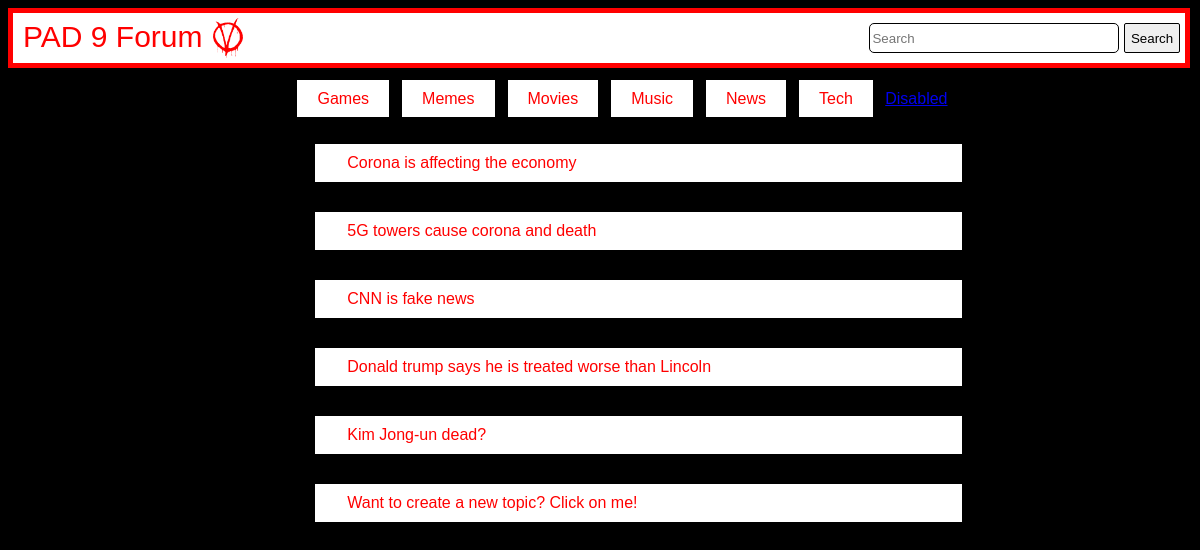
The app's page /Forum/board.php?id=2 with its own data.
### tables this page shows
CREATE TABLE categories (
cat_id      	INT(8) NOT NULL AUTO_INCREMENT,
cat_name    	VARCHAR(177) NOT NULL,
cat_description 	VARCHAR(177) NOT NULL,
UNIQUE INDEX cat_name_unique (cat_name),
PRIMARY KEY (cat_id)
);

CREATE TABLE topics (
topic_id    	INT(8) NOT NULL AUTO_INCREMENT,
topic_subject   	VARCHAR(255) NOT NULL,
topic_date  	DATETIME NOT NULL,
topic_cat   	INT(8) NOT NULL,
topic_by    	INT(8) NOT NULL,
PRIMARY KEY (topic_id)
);

### Forum/board.php (the view, shortened to what this page needs)
<?php include 'connection.php' ?>
<!DOCTYPE html>
<html>
<head>
  <link rel="stylesheet" href="css/bootstrap.css" type="text/css">
</head>
<body>
  <div id="container">
    <div id="header">
      <div id="headernav">
        <a class="home" href="index.php">PAD 9 Forum</a>
      </div>
      <img src="image/Vlogo.png" style="width: 30px; height: 40px; padding-left: 10px; padding-top: 5px;">
      <div id="search">
        <form class="search">
          <input class="searchbar" type="search" placeholder="Search" aria-label="Search">
          <button class="searchbutton" type="submit">Search</button>
        </form>
      </div>
    </div>
    <div id="navbar">
      <ul>
        <?php
        $sql = "SELECT cat_id, cat_name FROM categories";
        $result = $conn->query($sql);
        if ($result->num_rows > 0) {
          while ($row = $result->fetch_assoc()) {
            echo '<li><a class="nav-item nav-link cat" href="board.php?id=' . $row["cat_id"] . '">' . $row["cat_name"] . '</a></li>';
          }
        } else {
          echo "0 results";
        }
        ?>
        <a class="disabled" href="#" tabindex="-1" aria-disabled="true">Disabled</a>
      </ul>
    </div>
    <div id="content">
        <div id="topic_nav">
            <ul>
            <?php
            $id = $_GET["id"];
            $sqli = "SELECT topic_id, topic_cat, topic_subject FROM topics WHERE topics.topic_cat = " . $id;
            $topic = $conn->query($sqli);
            if ($topic->num_rows > 0) {
              while ($thread = $topic->fetch_assoc()) {
                echo '<li><a href="topic.php?id=' . $thread["topic_id"] . '">' . $thread["topic_subject"] . '</a></li>';
              }
            } else {
              echo '<li class="result">0 results</li>';
            }
            echo '<li class="result"><a href="create_topic.php?id=' . $id . '">Want to create a new topic? Click on me!</li>';
            ?>
          </ul>
          </div>
          </div>
</div>
</body>
</html>

### records on screen
categories: cat_name "Games"
categories: cat_name "Memes"
categories: cat_name "Movies"
categories: cat_name "Music"
categories: cat_name "News"
categories: cat_name "Tech"
topics: topic_subject "Corona is affecting the economy"
topics: topic_subject "5G towers cause corona and death"
topics: topic_subject "CNN is fake news"
topics: topic_subject "Donald trump says he is treated worse than Lincoln"
topics: topic_subject "Kim Jong-un dead?"
